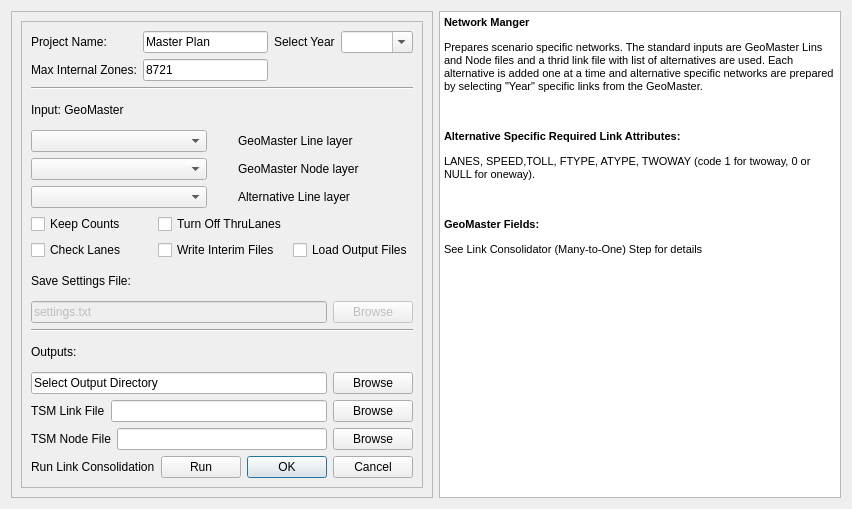
<?xml version="1.0" encoding="UTF-8"?>
<ui version="4.0">
 <class>Dialog</class>
 <widget class="QDialog" name="Dialog">
  <property name="enabled">
   <bool>true</bool>
  </property>
  <property name="geometry">
   <rect>
    <x>0</x>
    <y>0</y>
    <width>852</width>
    <height>509</height>
   </rect>
  </property>
  <property name="windowTitle">
   <string>Network Manager</string>
  </property>
  <layout class="QHBoxLayout" name="horizontalLayout_5">
   <item>
    <widget class="QFrame" name="frame">
     <property name="frameShape">
      <enum>QFrame::StyledPanel</enum>
     </property>
     <property name="frameShadow">
      <enum>QFrame::Raised</enum>
     </property>
     <layout class="QHBoxLayout" name="horizontalLayout_4">
      <item>
       <widget class="QFrame" name="frame_2">
        <property name="frameShape">
         <enum>QFrame::StyledPanel</enum>
        </property>
        <property name="frameShadow">
         <enum>QFrame::Raised</enum>
        </property>
        <layout class="QGridLayout" name="gridLayout_4">
         <item row="0" column="0">
          <layout class="QGridLayout" name="gridLayout">
           <item row="0" column="0">
            <widget class="QLabel" name="label_Input_ScenName">
             <property name="text">
              <string>Project Name: </string>
             </property>
            </widget>
           </item>
           <item row="0" column="1">
            <widget class="QLineEdit" name="lineEdit_ScenarioName">
             <property name="text">
              <string>Master Plan </string>
             </property>
            </widget>
           </item>
           <item row="0" column="2">
            <widget class="QLabel" name="label_Input_Year">
             <property name="text">
              <string>Select Year</string>
             </property>
            </widget>
           </item>
           <item row="0" column="3">
            <widget class="QComboBox" name="comboBox_Year">
             <property name="enabled">
              <bool>true</bool>
             </property>
             <property name="autoFillBackground">
              <bool>false</bool>
             </property>
             <property name="editable">
              <bool>true</bool>
             </property>
             <property name="currentText">
              <string/>
             </property>
             <property name="currentIndex">
              <number>-1</number>
             </property>
             <property name="maxVisibleItems">
              <number>10</number>
             </property>
             <property name="placeholderText">
              <string>Year</string>
             </property>
            </widget>
           </item>
           <item row="1" column="0">
            <widget class="QLabel" name="label_Input_MaxIntZ">
             <property name="text">
              <string>Max Internal Zones:</string>
             </property>
            </widget>
           </item>
           <item row="1" column="1">
            <widget class="QLineEdit" name="lineEdit_MaxZones">
             <property name="text">
              <string>8721</string>
             </property>
            </widget>
           </item>
          </layout>
         </item>
         <item row="1" column="0">
          <widget class="Line" name="line_2">
           <property name="orientation">
            <enum>Qt::Horizontal</enum>
           </property>
          </widget>
         </item>
         <item row="2" column="0">
          <widget class="QLabel" name="label_Input">
           <property name="text">
            <string>Input: GeoMaster</string>
           </property>
          </widget>
         </item>
         <item row="3" column="0">
          <layout class="QGridLayout" name="gridLayout_2">
           <item row="1" column="2">
            <widget class="QLabel" name="label_Input_Nodelayer">
             <property name="text">
              <string>GeoMaster Node layer</string>
             </property>
            </widget>
           </item>
           <item row="0" column="2">
            <widget class="QLabel" name="label_Input_Linelayer">
             <property name="text">
              <string>GeoMaster Line layer</string>
             </property>
            </widget>
           </item>
           <item row="0" column="0">
            <widget class="QComboBox" name="lineLayerCombo"/>
           </item>
           <item row="0" column="1">
            <spacer name="horizontalSpacer">
             <property name="orientation">
              <enum>Qt::Horizontal</enum>
             </property>
             <property name="sizeType">
              <enum>QSizePolicy::Fixed</enum>
             </property>
             <property name="sizeHint" stdset="0">
              <size>
               <width>25</width>
               <height>20</height>
              </size>
             </property>
            </spacer>
           </item>
           <item row="1" column="0">
            <widget class="QComboBox" name="nodeLayerCombo"/>
           </item>
           <item row="2" column="0">
            <widget class="QComboBox" name="altsLineLayerCombo"/>
           </item>
           <item row="2" column="2">
            <widget class="QLabel" name="label_3">
             <property name="text">
              <string>Alternative Line layer</string>
             </property>
            </widget>
           </item>
          </layout>
         </item>
         <item row="4" column="0">
          <layout class="QGridLayout" name="gridLayout_3">
           <item row="0" column="0">
            <widget class="QCheckBox" name="checkBox_Counts">
             <property name="text">
              <string>Keep Counts</string>
             </property>
            </widget>
           </item>
           <item row="0" column="1">
            <widget class="QCheckBox" name="checkBox_ThruLanes">
             <property name="text">
              <string>Turn Off ThruLanes</string>
             </property>
            </widget>
           </item>
           <item row="1" column="0">
            <widget class="QCheckBox" name="checkBox_Lanes">
             <property name="text">
              <string>Check Lanes</string>
             </property>
            </widget>
           </item>
           <item row="1" column="1">
            <widget class="QCheckBox" name="checkBox_WriteInterim">
             <property name="text">
              <string>Write Interim Files</string>
             </property>
            </widget>
           </item>
           <item row="1" column="2">
            <widget class="QCheckBox" name="checkBox_LoadOutputs">
             <property name="text">
              <string>Load Output Files</string>
             </property>
            </widget>
           </item>
          </layout>
         </item>
         <item row="5" column="0">
          <widget class="QLabel" name="label_Save">
           <property name="text">
            <string>Save Settings File:</string>
           </property>
          </widget>
         </item>
         <item row="6" column="0">
          <layout class="QHBoxLayout" name="horizontalLayout">
           <item>
            <widget class="QLineEdit" name="lineEdit_SettingsFile">
             <property name="enabled">
              <bool>false</bool>
             </property>
             <property name="text">
              <string>settings.txt</string>
             </property>
            </widget>
           </item>
           <item>
            <widget class="QPushButton" name="browse_SaveSettings">
             <property name="enabled">
              <bool>false</bool>
             </property>
             <property name="text">
              <string>Browse</string>
             </property>
            </widget>
           </item>
          </layout>
         </item>
         <item row="7" column="0">
          <widget class="Line" name="line">
           <property name="orientation">
            <enum>Qt::Horizontal</enum>
           </property>
          </widget>
         </item>
         <item row="8" column="0">
          <widget class="QLabel" name="label_Output">
           <property name="text">
            <string>Outputs:</string>
           </property>
          </widget>
         </item>
         <item row="9" column="0">
          <layout class="QHBoxLayout" name="horizontalLayout_2">
           <item>
            <widget class="QLineEdit" name="output_directory">
             <property name="text">
              <string>Select Output Directory</string>
             </property>
            </widget>
           </item>
           <item>
            <widget class="QPushButton" name="browse_Outdir">
             <property name="text">
              <string>Browse</string>
             </property>
            </widget>
           </item>
          </layout>
         </item>
         <item row="10" column="0">
          <layout class="QHBoxLayout" name="horizontalLayout_7">
           <item>
            <widget class="QLabel" name="label">
             <property name="text">
              <string>TSM Link File</string>
             </property>
            </widget>
           </item>
           <item>
            <widget class="QLineEdit" name="lineEdit_TSMLink"/>
           </item>
           <item>
            <widget class="QPushButton" name="browse_TSMLink">
             <property name="text">
              <string>Browse</string>
             </property>
            </widget>
           </item>
          </layout>
         </item>
         <item row="11" column="0">
          <layout class="QHBoxLayout" name="horizontalLayout_6">
           <item>
            <widget class="QLabel" name="label_2">
             <property name="text">
              <string>TSM Node File</string>
             </property>
            </widget>
           </item>
           <item>
            <widget class="QLineEdit" name="lineEdit_TSMNode"/>
           </item>
           <item>
            <widget class="QPushButton" name="browse_TSMNode">
             <property name="text">
              <string>Browse</string>
             </property>
            </widget>
           </item>
          </layout>
         </item>
         <item row="12" column="0">
          <layout class="QHBoxLayout" name="horizontalLayout_3">
           <item>
            <widget class="QLabel" name="label_Run">
             <property name="text">
              <string>Run Link Consolidation</string>
             </property>
            </widget>
           </item>
           <item>
            <widget class="QPushButton" name="buttonBox_Run">
             <property name="text">
              <string>Run</string>
             </property>
            </widget>
           </item>
           <item>
            <widget class="QDialogButtonBox" name="buttonBox_okCancel">
             <property name="orientation">
              <enum>Qt::Horizontal</enum>
             </property>
             <property name="standardButtons">
              <set>QDialogButtonBox::Cancel|QDialogButtonBox::Ok</set>
             </property>
            </widget>
           </item>
          </layout>
         </item>
        </layout>
       </widget>
      </item>
     </layout>
    </widget>
   </item>
   <item>
    <widget class="QTextBrowser" name="textBrowser">
     <property name="readOnly">
      <bool>true</bool>
     </property>
     <property name="html">
      <string>&lt;!DOCTYPE HTML PUBLIC &quot;-//W3C//DTD HTML 4.0//EN&quot; &quot;http://www.w3.org/TR/REC-html40/strict.dtd&quot;&gt;
&lt;html&gt;&lt;head&gt;&lt;meta name=&quot;qrichtext&quot; content=&quot;1&quot; /&gt;&lt;style type=&quot;text/css&quot;&gt;
p, li { white-space: pre-wrap; }
&lt;/style&gt;&lt;/head&gt;&lt;body style=&quot; font-family:'MS Shell Dlg 2'; font-size:8.25pt; font-weight:400; font-style:normal;&quot;&gt;
&lt;p style=&quot; margin-top:12px; margin-bottom:12px; margin-left:0px; margin-right:0px; -qt-block-indent:0; text-indent:0px;&quot;&gt;&lt;span style=&quot; font-weight:600;&quot;&gt;Network Manger&lt;/span&gt;&lt;/p&gt;
&lt;p style=&quot; margin-top:12px; margin-bottom:12px; margin-left:0px; margin-right:0px; -qt-block-indent:0; text-indent:0px;&quot;&gt;Prepares scenario specific networks. The standard inputs are GeoMaster Lins and Node files and a thrid link file with list of alternatives are used. Each alternative is added one at a time and alternative specific networks are prepared by selecting &amp;quot;Year&amp;quot; specific links from the GeoMaster. &lt;/p&gt;
&lt;p style=&quot;-qt-paragraph-type:empty; margin-top:12px; margin-bottom:12px; margin-left:0px; margin-right:0px; -qt-block-indent:0; text-indent:0px;&quot;&gt;&lt;br /&gt;&lt;/p&gt;
&lt;p style=&quot; margin-top:12px; margin-bottom:12px; margin-left:0px; margin-right:0px; -qt-block-indent:0; text-indent:0px;&quot;&gt;&lt;span style=&quot; font-weight:600;&quot;&gt;Alternative Specific Required Link Attributes:&lt;/span&gt;&lt;/p&gt;
&lt;p style=&quot; margin-top:12px; margin-bottom:12px; margin-left:0px; margin-right:0px; -qt-block-indent:0; text-indent:0px;&quot;&gt;LANES, SPEED,TOLL, FTYPE, ATYPE, TWOWAY (code 1 for twoway, 0 or NULL for oneway).&lt;/p&gt;
&lt;p style=&quot;-qt-paragraph-type:empty; margin-top:12px; margin-bottom:12px; margin-left:0px; margin-right:0px; -qt-block-indent:0; text-indent:0px;&quot;&gt;&lt;br /&gt;&lt;/p&gt;
&lt;p style=&quot; margin-top:12px; margin-bottom:12px; margin-left:0px; margin-right:0px; -qt-block-indent:0; text-indent:0px;&quot;&gt;&lt;span style=&quot; font-weight:600;&quot;&gt;GeoMaster Fields:&lt;/span&gt; &lt;/p&gt;
&lt;p style=&quot; margin-top:12px; margin-bottom:12px; margin-left:0px; margin-right:0px; -qt-block-indent:0; text-indent:0px;&quot;&gt;See Link Consolidator (Many-to-One) Step for details&lt;/p&gt;
&lt;p style=&quot;-qt-paragraph-type:empty; margin-top:12px; margin-bottom:12px; margin-left:0px; margin-right:0px; -qt-block-indent:0; text-indent:0px;&quot;&gt;&lt;br /&gt;&lt;/p&gt;
&lt;p style=&quot; margin-top:12px; margin-bottom:12px; margin-left:0px; margin-right:0px; -qt-block-indent:0; text-indent:0px;&quot;&gt;&lt;br /&gt;&lt;/p&gt;&lt;/body&gt;&lt;/html&gt;</string>
     </property>
     <property name="textInteractionFlags">
      <set>Qt::LinksAccessibleByKeyboard|Qt::LinksAccessibleByMouse|Qt::TextBrowserInteraction|Qt::TextSelectableByKeyboard|Qt::TextSelectableByMouse</set>
     </property>
    </widget>
   </item>
  </layout>
 </widget>
 <resources/>
 <connections/>
</ui>
